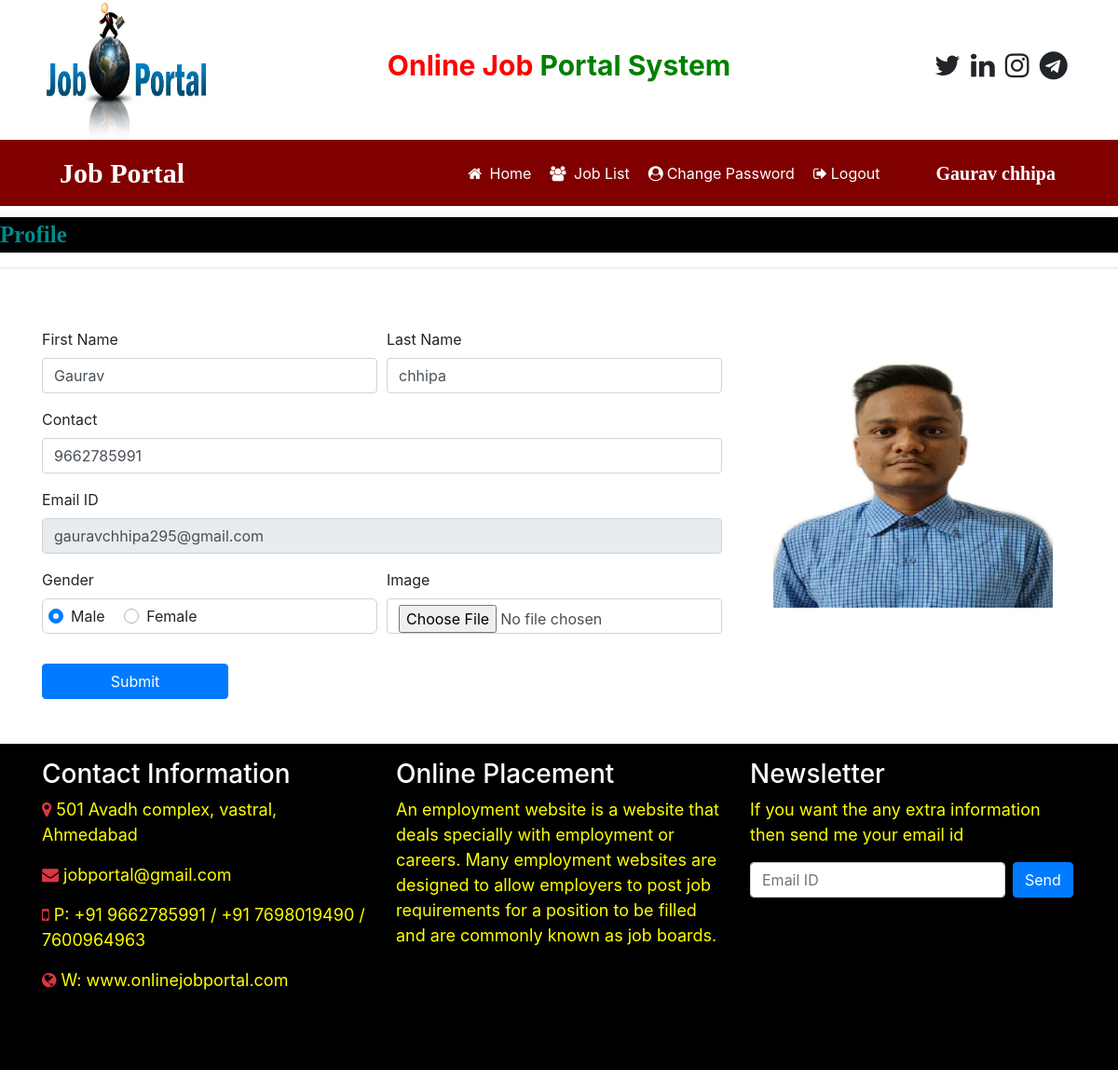
Page /user_home (signed in) on the committed database.
### job/models.py (models this page shows, shortened)
class StudentUser(models.Model):
    user = models.ForeignKey(User,on_delete=models.CASCADE)
    mobile = models.CharField(max_length=15,null=True)
    image = models.FileField(null=True)
    gender = models.CharField(max_length=10,null=True)
    type = models.CharField(max_length=15,null=True)

### job/views.py (the view, shortened to what this page needs)
# urls.py: path('user_home',user_home,name="user_home"),
def user_home(request):
    if not request.user.is_authenticated:
        return redirect('user_login')
    user = request.user
    student = StudentUser.objects.get(user=user)
    error = ""
    d = {'student': student, 'error': error}
    return render(request,'user_home.html',d)

### job/templates/user_home.html (shortened to what this page needs)
{% load static %}
{% block body %}
{% include 'user_navigation.html' %}
<marquee style = "font-family : 'Monotype Corsiva' ; font-size : 25px ; color : darkcyan ; background-color : black ; font-weight : bold ; margin-top:1%">
    Profile
</marquee>
<hr>
<div class="container">
    <div class="row">
        <div class="col-sm-8">
<form class="mt-5"  name="signup" method="post" enctype="multipart/form-data">
    <div class="form-row">
       <div class="form-group col-md-6">
           <label>First Name</label>
           <input type="text" class="form-control" name="fname" value="{{student.user.first_name}}" required>
       </div>
        <div class="form-group col-md-6">
           <label>Last Name</label>
           <input type="text" class="form-control" name="lname" value="{{student.user.last_name}}" required>
       </div>
    </div>
    <div class="form-row">
       <div class="form-group col-md-12">
           <label>Contact</label>
           <input type="text" class="form-control" name="contact" value="{{student.mobile}}" required>
       </div>
    </div>
    <div class="form-row">
       <div class="form-group col-md-12">
           <label>Email ID</label>
           <input type="text" class="form-control" name="email" value="{{student.user.username}}" readonly required>
       </div>
    </div>
    <div class="form-row">
       <div class="form-group col-md-6">
         <label>Gender</label>
           {% if student.gender == "Male" %}
           <div style="border:1px solid lightgrey ; padding : 6px ; border-radius : 6px">
           <div class="custom-control custom-radio custom-control-inline">
               <label class="custom-control-label" for="customRadioInline1">Male</label>
           </div>
<div class="custom-control custom-radio custom-control-inline">
               <label class="custom-control-label" for="customRadioInline2">Female</label>
           </div>
               </div>
           {% endif%}
       </div>
        <div class="form-group col-md-6">
           <label>Image</label>
           <input type="file" class="form-control" name="image" accept="image/*">
       </div>
    </div>
<input type="submit" value="Submit" class="btn btn-primary my-3" style="width:200px">
</form>
        </div>
        <div class="col-sm-4 mt-5 text-center">
            <img src="{{student.image.url}}" width="300px" height="300px">
        </div>
    </div>
    </div>
{% include 'footer.html' %}
{% endblock %}

### job/templates/user_navigation.html (shortened to what this page needs)
<html>
<head>
    {% load static %}
  <link rel="stylesheet" href="https://maxcdn.bootstrapcdn.com/bootstrap/4.5.2/css/bootstrap.min.css">
<link rel="stylesheet" href="https://cdnjs.cloudflare.com/ajax/libs/font-awesome/4.7.0/css/font-awesome.min.css">
</head>
<body>
<div class="container">
    <div class="row">
        <div class="col-sm-3">
            <img src="{% static 'images/job1.png' %}" style="width:180px; height:150px">
        </div>
        <div class="col-sm-6 mt-5 text-center">
            <span style ="font-weight : bold ; font-size : 30px">
                <span style = "color : red">Online Job</span>
                <span style = "color : green">Portal System</span>
            </span>
        </div>
        <div class="col-sm-3 mt-5" style = "padding-left : 10%">
<span style="font-weight:bold ; font-size : 30px">
  <span><i class="fa fa-twitter pl-1"></i></span>
    <span><i class="fa fa-linkedin pl-1"></i></span>
    <span><i class="fa fa-instagram pl-1"></i></span>
    <span><i class="fa fa-telegram pl-1"></i></span>
</span>
        </div>
    </div>
</div>
<nav class="navbar navbar-expand-sm" style="background-color : maroon">
    <a class="navbar-brand text-white pl-5 font-weight-bold" style="font-family:'Monotype Corsiva'; font-size:30px">Job Portal</a>
<ul class="navbar-nav">
    <li class="nav-item">
        <a class="nav-link" href="{% url 'user_home' %}" style="margin-left:280px"><i class="fa fa-home mr-1"></i> Home</a>
    </li>
    <li class="nav-item">
        <a class="nav-link" href="{% url 'user_latestjobs' %}" ><i class="fa fa-users mr-1"></i> Job List</a>
    </li>
    <li class="nav-item">
        <a class="nav-link" href="{% url 'change_passworduser' %}" ><i class="fa fa-user-circle mr-1"></i>Change Password</a>
    </li>
    <li class="nav-item">
        <a class="nav-link" href="{% url 'Logout' %}" ><i class="fa fa-sign-out mr-1"></i>Logout</a>
    </li>
</ul>
<a class="navbar-brand text-white pl-5 font-weight-bold" style="font-family:'Monotype Corsiva'; font-size:20px">{{request.user.first_name}} {{request.user.last_name}}</a>
</nav>
</body>
</html>

### job/templates/user_navigation.html (style rules this page uses)
.nav-link { color : white !important ; margin-right : 4px; }

### rows in the picture
StudentUser: fname "Gaurav", lname "chhipa", contact "9662785991", email "gauravchhipa295@gmail.com", image (picture)

### other values in the picture
{{ request.user.first_name }} "Gaurav"
{{ request.user.last_name }} "chhipa"
